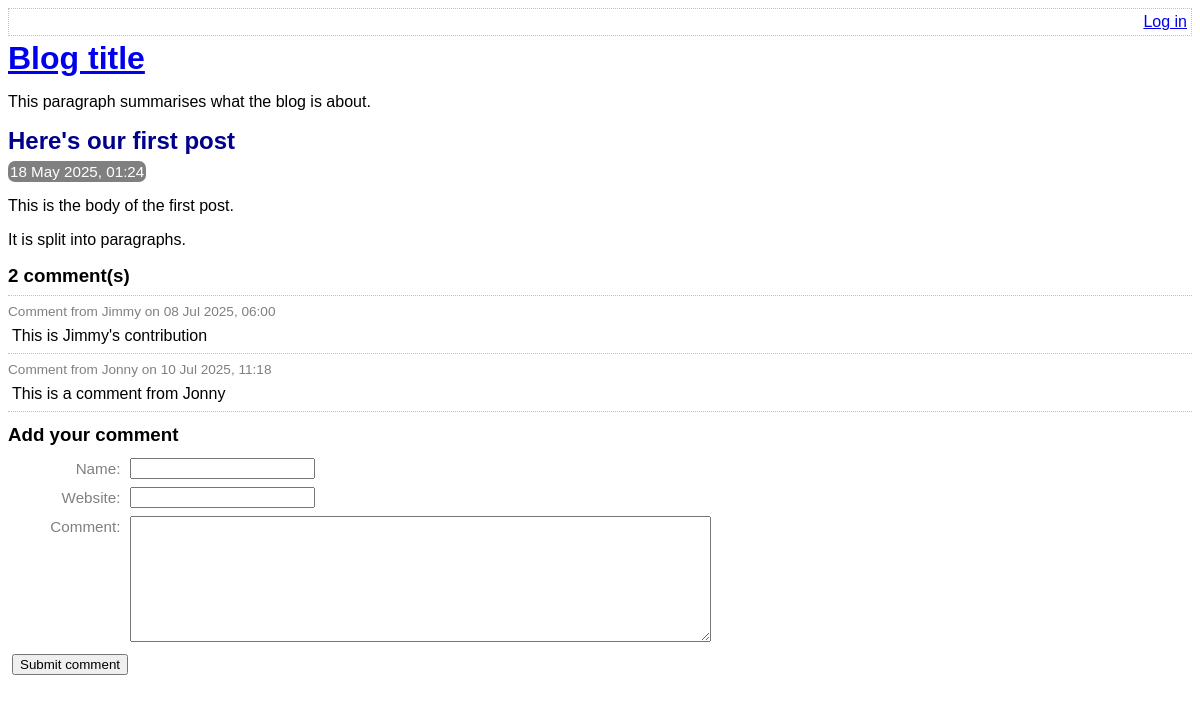
The app's page /view-post.php?post_id=1, older data.
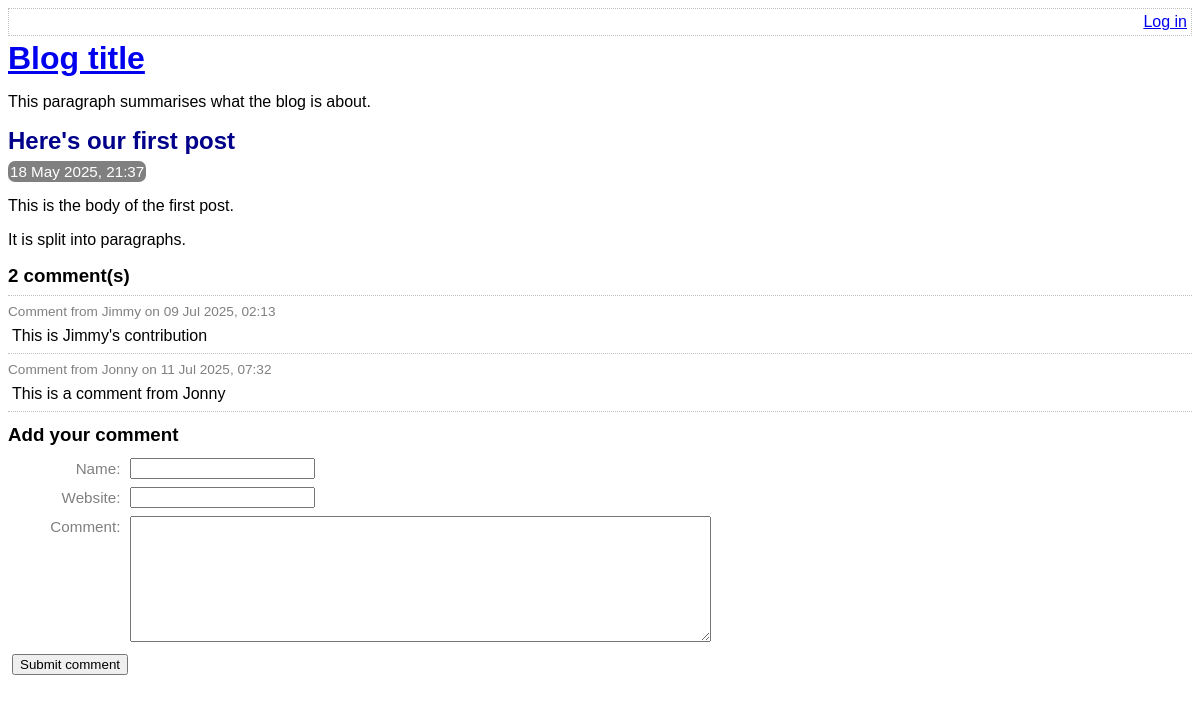
The same page, newer data.
### tables this page shows
CREATE TABLE post (
    id INTEGER PRIMARY KEY AUTOINCREMENT NOT NULL,
    title VARCHAR NOT NULL,
    body VARCHAR NOT NULL,
    user_id INTEGER NOT NULL,
    created_at TEXT NOT NULL,
    updated_at VARCHAR,
    FOREIGN KEY (user_id) REFERENCES user(id)
);

CREATE TABLE comment (
    id INTEGER PRIMARY KEY AUTOINCREMENT NOT NULL,
    post_id INTEGER NOT NULL,
    created_at VARCHAR NOT NULL,
    "name" VARCHAR NOT NULL,
    website VARCHAR,
    "text" VARCHAR NOT NULL,
    FOREIGN KEY (post_id) REFERENCES post(id)
);

### lib/view-post.php (called while the page is built, shortened)
<?php
function getPostRow(PDO $pdo, $postId) {
    $stmt = $pdo->prepare(
        'SELECT
            title, created_at, body
        FROM
            post
        WHERE
            id = :id'
    );
    $result = $stmt->execute(
        array('id' => $postId, )
    );
    $row = $stmt->fetch(PDO::FETCH_ASSOC);
    return $row;
}

### view-post.php (the view, shortened to what this page needs)
<?php
require_once 'lib/common.php';
require_once 'lib/view-post.php';
if (isset($_GET['post_id'])) {
    $postId = (int) $_GET['post_id'];
} else {
    $postId = 0;
}
$pdo = getPDO();
$row = getPostRow($pdo, $postId);
?>
<!DOCTYPE html>
<html>
    <head>
        <?php require 'templates/head.php' ?>
    </head>
    <body>
        <?php require 'templates/title.php' ?>
        <div class="post">
            <h2>
                <?php echo htmlEscape($row['title']) ?>
            </h2>
            <div class="date">
                <?php echo convertSqlDate($row['created_at']) ?>
            </div>
            <?php echo convertNewLinesToParagraphs($row['body']) ?>
        </div>
        <div class="comment-list">
            <h3><?php echo countCommentsForPost($pdo, $postId) ?> comment(s)</h3>
            <?php foreach (getCommentsForPost($pdo, $postId) as $comment) : ?>
                <div class="comment">
                    <div class="comment-meta">
                        Comment from
                        <?php echo htmlEscape($comment['name']) ?>
                        on
                        <?php echo convertSqlDate($comment['created_at']) ?>
                    </div>
                    <div class="comment-body">
                        <?php echo convertNewLinesToParagraphs($comment['text']) ?>
                    </div>
                </div>
            <?php endforeach ?>
        </div>
        <?php require 'templates/comment-form.php' ?>
    </body>
</html>

### lib/common.php (shortened to what this page needs)
<?php
function htmlEscape($html) {
    return htmlspecialchars($html, ENT_HTML5, 'UTF-8');
}
function convertSqlDate($sqlDate) {
    $date = DateTime::createFromFormat('Y-m-d H:i:s', $sqlDate);
    return $date->format('d M Y, H:i');
}
function convertNewLinesToParagraphs($text) {
    $escaped = htmlEscape($text);
    return '<p>' . str_replace("\n", "</p><p>", $escaped) . '</p>';
}
function countCommentsForPost(PDO $pdo, $postId) {
    $sql = "
        SELECT
            COUNT(*) c
        FROM
            comment
        WHERE
            post_id = :post_id
    ";
    $stmt = $pdo->prepare($sql);
    $stmt->execute(
        array('post_id' => $postId, )
    );
    return (int) $stmt->fetchColumn();
}
function getCommentsForPost(PDO $pdo, $postId) {
    $sql = "
        SELECT
            id, name, text, created_at, website
        FROM
            comment
        WHERE
            post_id = :post_id
    ";
    $stmt = $pdo->prepare($sql);
    $stmt->execute(
        array('post_id' => $postId, )
    );
    return $stmt->fetchAll(PDO::FETCH_ASSOC);
}

Row changes from the older to the newer data that the page shows:
changed post "Here's our first post": created_at "18 May 2025, 01:24" → "18 May 2025, 21:37"
changed comment "This is Jimmy's contribution": created_at "08 Jul 2025, 06:00" → "09 Jul 2025, 02:13"
changed comment "This is a comment from Jonny": created_at "10 Jul 2025, 11:18" → "11 Jul 2025, 07:32"
